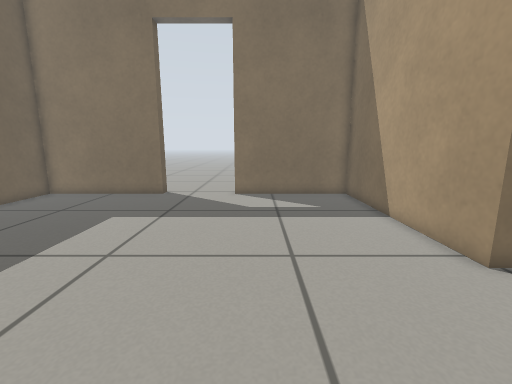
[1] (above)

12 first-person views from a walk through a world built for the Gazebo simulator. The camera is 0.58 m above the floor, tilts 10° down and sees 90° across. The floor is counted in squares, 0.2 m on a side. Each view is taken from the middle of a square. On the plan, view 1 faces up. The plan holds only what a view shows up to about 19 squares ahead; the rest is blank.

[2]
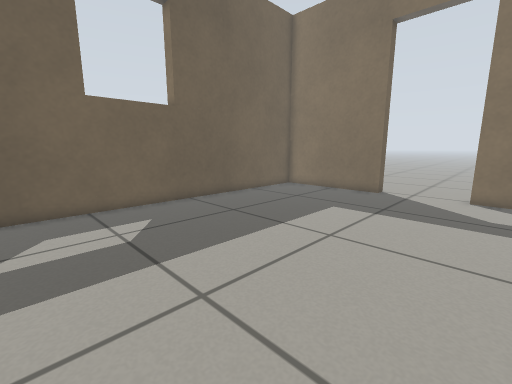

[3]
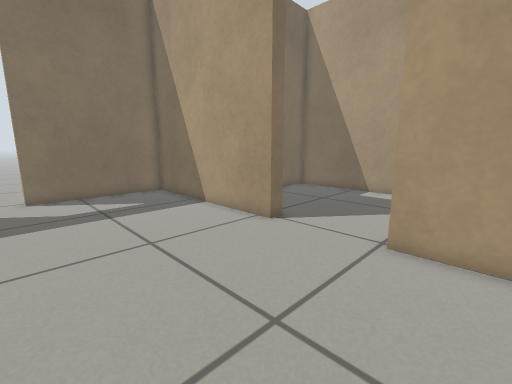

[4]
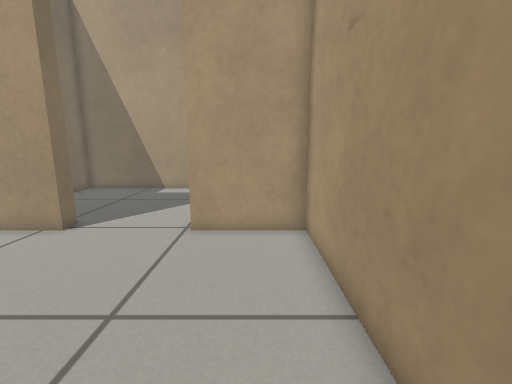

[5]
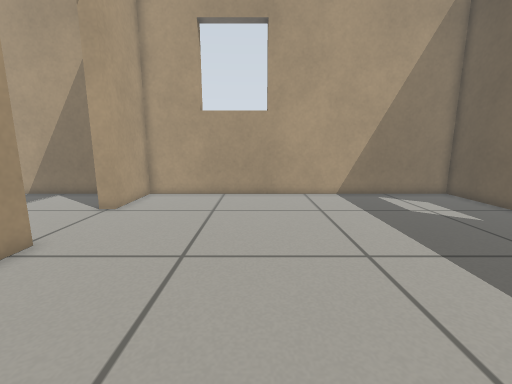

[6]
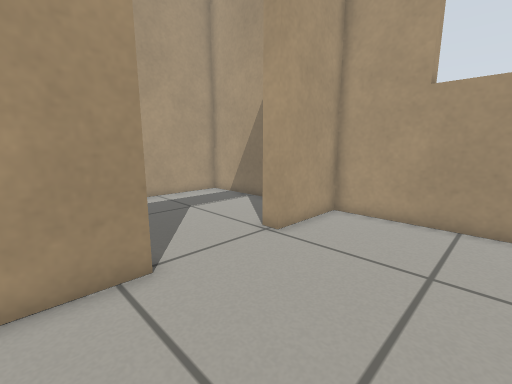

[7]
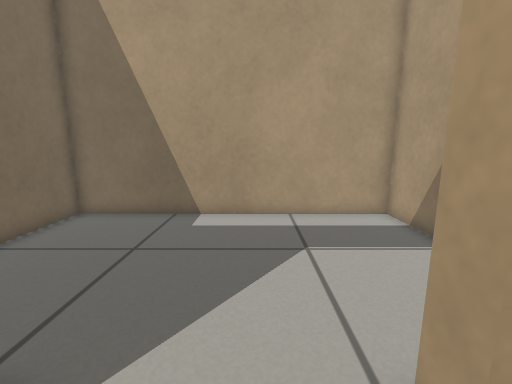

[8]
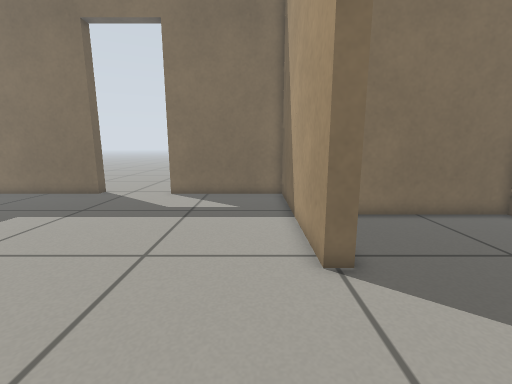

[9]
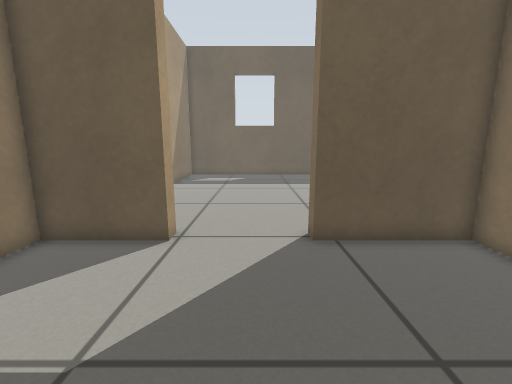

[10]
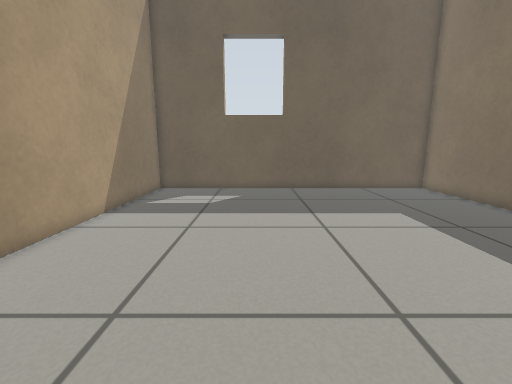

[11]
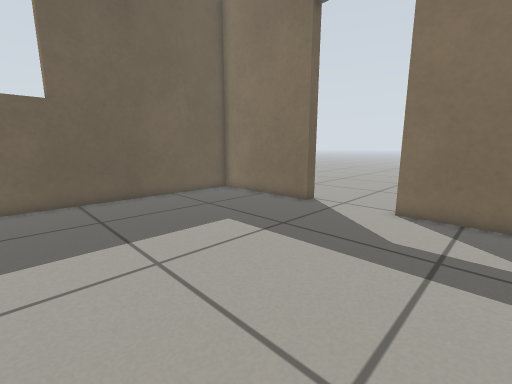

[12]
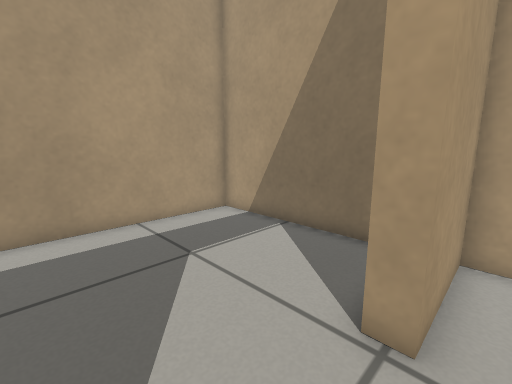

### Floor plan
Ten units are one square. View 1 is at (0, 0); x grows to the right and y downward. Boxes are objects, and circles mark ways between rooms. Rooms are numbered by the first view taken in them; rooms with no view inside come last. Other rooms are left out.
<svg viewBox="-134 -165 288 198">
<path fill="none" stroke="#000" d="M-58 -158 -129 -158 -129 28 56 28 56 -13M56 -58 56 -158 -13 -158M64 -13 64 28 149 28 149 -107 64 -107 64 -58"/>
<circle cx="60" cy="-35" r="3" fill="#2a7"/>
<text x="-40" y="-70">1</text>
<text x="100" y="-40">2</text>
</svg>
Room 1 opens to room 2.

Where each view was taken, in squares from view 1:
view 1: 0 up, 0 right, facing up
view 2: 1 down, 0 right, facing up-left
view 3: 1 down, 2 left, facing up-right
view 4: 1 down, 3 left, facing right
view 5: 13 up, 1 left, facing down
view 6: 8 up, 0 right, facing down-right
view 7: 3 up, 4 right, facing right
view 8: 0 up, 4 right, facing up
view 9: 4 up, 14 right, facing left
view 10: 4 up, 5 right, facing left
view 11: 4 up, 2 right, facing up-left
view 12: 5 up, 5 right, facing down-right
